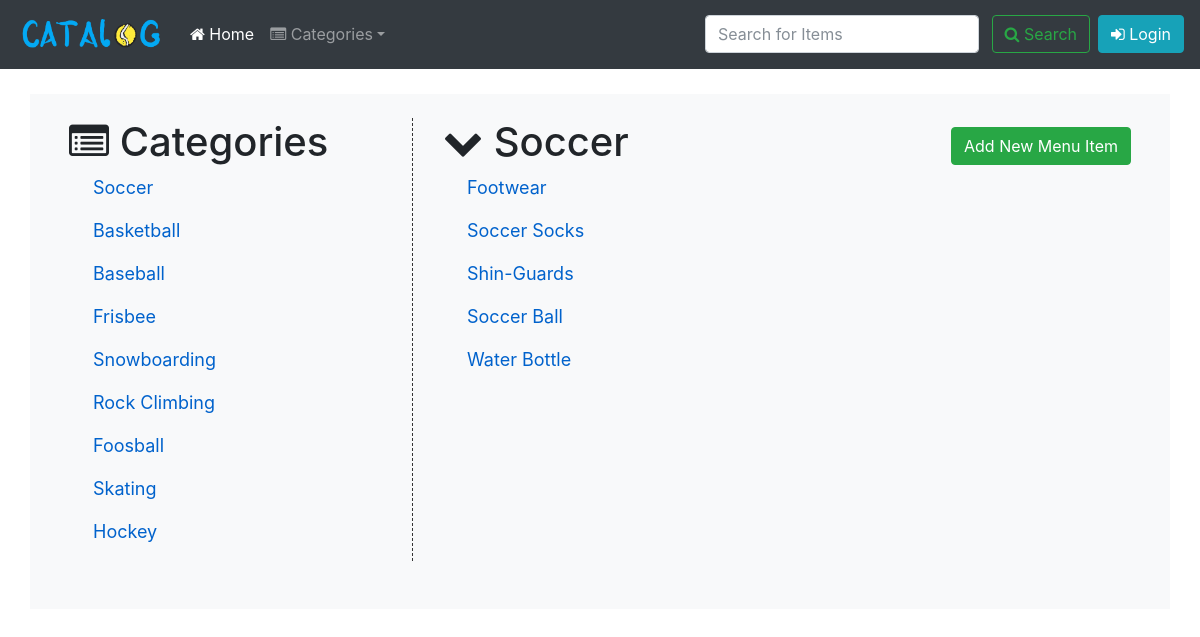
The app's page /catalog/Soccer/Items with its own data.
### database_setup.py (models this page shows, shortened)
class Category(Base):
    __tablename__ = 'category'
    id = Column(Integer, primary_key=True)
    name = Column(String(250), nullable=False)
    items = relationship('Item', backref='category', lazy='joined')

class Item(Base):
    __tablename__ = 'item'
    id = Column(Integer, primary_key=True)
    name = Column(String(250), nullable=False)
    description = Column(String(250))
    category_id = Column(Integer, ForeignKey('category.id'))
    user_id = Column(Integer, ForeignKey('user.id'))

### project.py (the view)
@app.route('/catalog/<string:category_name>/Items')
def show_category_items(category_name):
    category = session.query(Category).filter_by(name=category_name).one()
    items = session.query(Item).filter_by(category_id=category.id).all()
    return render_template('category_items.html', categories=categories(), items=items, category_name=category_name)

### project.py (called while the page is built)
def categories():
    categories_list = session.query(Category).all()
    return categories_list

### templates/category_items.html
{% extends 'base_catalog.html' %}
{% block left_block %}
<div class="row my-2 my-md-0">
    <div class="col-lg-8">
        <h1><span class="fa fa-chevron-down"></span> {{ category_name }}</h1>
    </div>
    <div class="col-lg-4 align-self-center">
        <a role="button" class="btn btn-success pull-right" href="{{ url_for('show_catalog') }}">Add New Menu Item</a>
    </div>
</div>
{% for item in items %}
    <div class="row">
        <div class="col-md ml-4">
            <p><a class="item-link" href="{{ url_for('show_item', category_name=category_name, item_name=item['name']) }}">{{ item['name'] }}</a></p>
        </div>
    </div>
{% endfor %}
{% endblock %}

### templates/base_catalog.html
{% extends 'base.html' %}
{% block content %}
<div class="container bg-light p-4">
    <div class="row">
        <div class="col-lg-4 col-md-6 mycontent-left mb-sm-4">
            <div class="container-fluid">
                <div class="row">
                    <div class="col-sm">
                        <h1><span class="fa fa-list-alt"></span> Categories</h1>
                    </div>
                </div>
                {% for category in categories %}
                <div class="row">
                    <div class="col-md ml-4">
                        <p><a class="item-link" href="{{ url_for('show_category_items', category_name=category['name']) }}">{{ category['name'] }}</a></p>
                    </div>
                </div>
                {% endfor %}
            </div>
        </div>
        <div class="col-lg-8 col-md-6">
            <div class="container-fluid">
            {% block left_block %}
            {% endblock %}
            </div>
        </div>
    </div>
</div>
{% endblock %}

### static/css/style.css (style rules this page uses)
html, body { overflow-x: hidden; }
body { padding-top: 70px; }
@media (min-width: 768px) { .mycontent-left { border-right: 1px dashed #333; } }
.item-link { color: #0062cc; font-size: large; text-decoration: none; }

### records on screen
Category: name "Soccer"
Category: name "Basketball"
Category: name "Baseball"
Category: name "Frisbee"
Category: name "Snowboarding"
Category: name "Rock Climbing"
Category: name "Foosball"
Category: name "Skating"
Category: name "Hockey"
Item: name "Footwear"
Item: name "Soccer Socks"
Item: name "Shin-Guards"
Item: name "Soccer Ball"
Item: name "Water Bottle"
